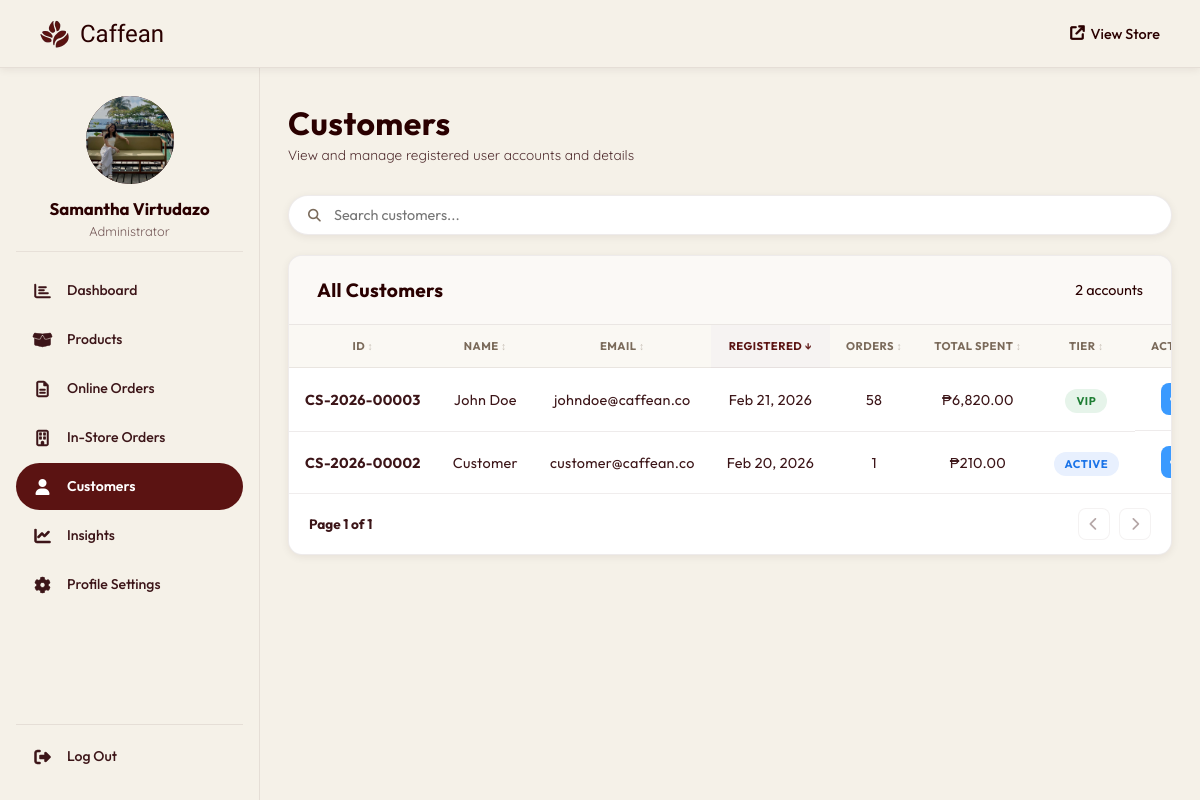
The page /admin/customers.php (signed in) on the database its author committed.
### tables this page shows
CREATE TABLE `users` (
  `user_id` int(11) NOT NULL,
  `full_name` varchar(100) NOT NULL,
  `email` varchar(100) NOT NULL,
  `mobile_number` varchar(15) DEFAULT NULL,
  `profile_image` varchar(255) DEFAULT NULL,
  `house_unit` varchar(100) DEFAULT NULL,
  `street_name` varchar(100) DEFAULT NULL,
  `barangay` varchar(100) DEFAULT NULL,
  `city_municipality` varchar(100) DEFAULT NULL,
  `province` varchar(100) DEFAULT NULL,
  `zip_code` varchar(10) DEFAULT NULL,
  `password` varchar(255) NOT NULL,
  `role` enum('admin','customer') DEFAULT 'customer',
  `created_at` timestamp NOT NULL DEFAULT current_timestamp()
);

### admin/customers.php (the view, shortened to what this page needs)
<?php
require_once '../php/db_connection.php';
function fmt_id($prefix, $id, $date_str = null)
{
  $year = $date_str ? date('Y', strtotime($date_str)) : date('Y');
  return $prefix . '-' . $year . '-' . str_pad($id, 5, '0', STR_PAD_LEFT);
}
$customers_result = mysqli_query(
  $conn,
  "SELECT u.*,
     COUNT(DISTINCT o.order_id)       AS total_orders,
     COALESCE(SUM(CASE
       WHEN o.is_kiosk = 1 AND o.payment_method = 'Pay at the counter (Cash)' AND o.status IN ('processing','completed') THEN o.total_amount
       WHEN o.is_kiosk = 1 AND o.payment_method != 'Pay at the counter (Cash)' AND o.status IN ('processing','completed') THEN o.total_amount
       WHEN COALESCE(o.is_kiosk,0) = 0 AND o.payment_method = 'Cash on Delivery' AND o.status = 'completed' THEN o.total_amount
       WHEN COALESCE(o.is_kiosk,0) = 0 AND o.payment_method != 'Cash on Delivery' AND o.status IN ('processing','completed') THEN o.total_amount
       ELSE 0 END), 0) AS total_spent
     FROM users u
     LEFT JOIN orders o ON u.user_id = o.user_id
     WHERE u.role = 'customer'
     GROUP BY u.user_id
     ORDER BY u.created_at DESC"
);
$total_customers = mysqli_num_rows($customers_result);
$customers_arr = [];
mysqli_data_seek($customers_result, 0);
while ($c = mysqli_fetch_assoc($customers_result)) {
  $c['fmt_id'] = fmt_id('CS', $c['user_id'], $c['created_at']);
  $customers_arr[] = $c;
}
include 'includes/header.php';
?>
<div class="page-header">
  <div class="page-header-text">
    <h1>Customers</h1>
    <p>View and manage registered user accounts and details</p>
  </div>
</div>
<div class="toolbar">
  <div class="search-box">
    <span class="search-icon"><i class="fas fa-search"></i></span>
    <input type="text" id="customersSearch" placeholder="Search customers..." />
  </div>
</div>
<div class="card">
  <div class="card-header">
    <h2>All Customers</h2>
    <span class="card-count"><?= $total_customers ?> account<?= $total_customers !== 1 ? 's' : '' ?></span>
  </div>
  <table class="admin-table" id="customersTable">
    <thead>
      <tr>
        <th data-sort="number">ID</th>
        <th data-sort="text">Name</th>
        <th data-sort="text">Email</th>
        <th data-sort="date">Registered</th>
        <th data-sort="number">Orders</th>
        <th data-sort="number">Total Spent</th>
        <th data-sort="status">Tier</th>
        <th>Actions</th>
      </tr>
    </thead>
    <tbody>
      <?php if ($total_customers === 0): ?>
        <tr class="empty-row">
          <td colspan="8">
            <div class="empty-state">
              <i class="fas fa-users"></i>
              <p>No customers found.</p>
            </div>
          </td>
        </tr>
      <?php else: ?>
        <?php foreach ($customers_arr as $c): ?>
          <tr>
            <td class="td-id"><?= fmt_id('CS', $c['user_id'], $c['created_at']) ?></td>
            <td><?= htmlspecialchars($c['full_name']) ?></td>
            <td><?= htmlspecialchars($c['email']) ?></td>
            <td><?= date('M d, Y', strtotime($c['created_at'])) ?></td>
            <td><?= $c['total_orders'] ?></td>
            <td>&#8369;<?= number_format($c['total_spent'], 2) ?></td>
            <td>
              <?php if ($c['total_spent'] > 5000): ?>
                <span class="badge badge-completed">VIP</span>
              <?php elseif ($c['total_orders'] > 0): ?>
                <span class="badge badge-processing">Active</span>
              <?php else: ?>
                <span class="badge badge-pending">New</span>
              <?php endif; ?>
            </td>
            <td class="td-actions">
              <button class="btn-icon btn-icon-view" title="View Customer"
                onclick="viewCustomer(<?= $c['user_id'] ?>)">
                <i class="fas fa-eye"></i>
              </button>
            </td>
          </tr>
        <?php endforeach; ?>
      <?php endif; ?>
    </tbody>
  </table>
  <div id="customersTable-pagination" class="admin-pagination">
    <span class="page-info">Page 1 of 1</span>
    <div class="page-btns">
      <button class="btn-page btn-prev"><i class="fas fa-chevron-left"></i></button>
      <button class="btn-page btn-next"><i class="fas fa-chevron-right"></i></button>
    </div>
  </div>
</div>
<?php include 'includes/footer.php'; ?>

### admin/includes/header.php (shortened to what this page needs)
<?php
$admin_name    = isset($_SESSION['full_name']) ? htmlspecialchars($_SESSION['full_name']) : 'Admin';
$admin_initial = strtoupper(substr($admin_name, 0, 1));
$current_page  = basename($_SERVER['PHP_SELF']);
$admin_avatar_src = '';
if (isset($_SESSION['user_id'])) {
    $a_stmt = mysqli_prepare($conn, "SELECT profile_image, email FROM users WHERE user_id = ?");
    mysqli_stmt_bind_param($a_stmt, 'i', $_SESSION['user_id']);
    mysqli_stmt_execute($a_stmt);
    $a_row = mysqli_fetch_assoc(mysqli_stmt_get_result($a_stmt));
    if (!empty($a_row['profile_image'])) {
        $admin_avatar_src = BASE_URL . '/' . htmlspecialchars($a_row['profile_image']);
    }
}
$page_css_map = [
    'dashboard.php'        => 'dashboard.css',
    'products.php'         => 'products.css',
    'orders.php'           => 'orders.css',
    'instore_orders.php'   => 'orders.css',
    'customers.php'        => 'customers.css',
    'insights.php'         => 'dashboard.css',
    'profile_settings.php' => null,
];
$page_css_file = $page_css_map[$current_page] ?? null;
?>
<!DOCTYPE html>
<html lang="en">
<head>
  <link rel="stylesheet" href="<?= BASE_URL ?>/admin/assets/css/admin.css?v=<?= time() ?>" />
  <?php if ($page_css_file): ?>
    <link rel="stylesheet" href="<?= BASE_URL ?>/admin/assets/css/<?= $page_css_file ?>?v=<?= time() ?>" />
  <?php endif; ?>
  <link rel="stylesheet" href="https://cdnjs.cloudflare.com/ajax/libs/font-awesome/6.4.0/css/all.min.css" />
  <link rel="stylesheet" href="https://cdn.jsdelivr.net/npm/bootstrap-icons@1.11.3/font/bootstrap-icons.min.css" />
</head>
<body>
  <nav class="admin-navbar">
    <div class="admin-nav-inner">
      <a href="<?= BASE_URL ?>/admin/dashboard.php" class="admin-brand">
        <img src="<?= BASE_URL ?>/images/coffee_beans_logo.png" alt="Caffean" />
        <span>Caffean</span>
      </a>
      <div class="nav-right">
        <a href="<?= BASE_URL ?>/" target="_blank" class="btn-ghost">
          <i class="fas fa-arrow-up-right-from-square"></i> View Store
        </a>
      </div>
    </div>
  </nav>
  <div class="admin-body">
    <aside class="admin-sidebar">
      <div class="admin-sidebar-profile">
        <div class="admin-avatar-wrap">
          <?php if ($admin_avatar_src): ?>
            <img src="<?= $admin_avatar_src ?>" alt="Profile" class="admin-sidebar-avatar" id="adminAvatarPreview" />
          <?php else: ?>
            <div class="admin-sidebar-avatar" id="adminAvatarInitial"><?= $admin_initial ?></div>
          <?php endif; ?>
        </div>
        <div class="admin-sidebar-info">
          <h2><?= $admin_name ?></h2>
          <p>Administrator</p>
        </div>
      </div>
      <ul class="sidebar-nav">
        <li>
          <a href="<?= BASE_URL ?>/admin/dashboard.php"
            <?= $current_page === 'dashboard.php' ? 'class="active"' : '' ?>>
            <span class="snav-icon">
              <i class="far fa-chart-bar snav-ic-out"></i>
            </span>
            <span class="snav-text">Dashboard</span>
          </a>
        </li>
        <li>
          <a href="<?= BASE_URL ?>/admin/products.php"
            <?= $current_page === 'products.php' ? 'class="active"' : '' ?>>
            <span class="snav-icon">
              <i class="fas fa-box-open snav-ic-out"></i>
            </span>
            <span class="snav-text">Products</span>
          </a>
        </li>
        <li>
          <a href="<?= BASE_URL ?>/admin/orders.php"
            <?= $current_page === 'orders.php' ? 'class="active"' : '' ?>>
            <span class="snav-icon">
              <i class="far fa-file-lines snav-ic-out"></i>
            </span>
            <span class="snav-text">Online Orders</span>
          </a>
        </li>
        <li>
          <a href="<?= BASE_URL ?>/admin/instore_orders.php"
            <?= $current_page === 'instore_orders.php' ? 'class="active"' : '' ?>>
            <span class="snav-icon">
              <i class="far fa-building snav-ic-out"></i>
            </span>
            <span class="snav-text">In-Store Orders</span>
          </a>
        </li>
        <li>
          <a href="<?= BASE_URL ?>/admin/customers.php"
            <?= $current_page === 'customers.php' ? 'class="active"' : '' ?>>
            <span class="snav-icon">
              <i class="fas fa-user snav-ic-fill"></i>
            </span>
            <span class="snav-text">Customers</span>
          </a>
        </li>
        <li>
          <a href="<?= BASE_URL ?>/admin/insights.php"
            <?= $current_page === 'insights.php' ? 'class="active"' : '' ?>>
            <span class="snav-icon">
              <i class="fas fa-chart-line snav-ic-out"></i>
            </span>
            <span class="snav-text">Insights</span>
          </a>
        </li>
        <li>
          <a href="<?= BASE_URL ?>/admin/profile_settings.php"
            <?= $current_page === 'profile_settings.php' ? 'class="active"' : '' ?>>
            <span class="snav-icon">
              <i class="fas fa-gear snav-ic-out"></i>
            </span>
            <span class="snav-text">Profile Settings</span>
          </a>
        </li>
      </ul>
      <div class="sidebar-logout">
        <a href="<?= BASE_URL ?>/php/logout.php" class="sidebar-logout-btn">
          <span class="snav-icon">
            <i class="fas fa-right-from-bracket"></i>
          </span>
          <span class="snav-text">Log Out</span>
        </a>
      </div>
    </aside>
    <main class="admin-wrapper">

### admin/assets/css/customers.css (style rules this page uses)
.search-box { max-width: none; }

### admin/includes/header.php (style rules this page uses)
.admin-table th[data-sort]::after { content: ' ↕'; font-size: 0.65rem; opacity: 0.4; }
.admin-table th[data-sort].sort-desc::after { content: ' ↓'; opacity: 0.9; }

### rows shown on the page
users: profile_image (picture)
users: fmt_id('CS', $c['user_id'], $c['created_at']) "CS-2026-00003", full_name "John Doe", email "johndoe@caffean.co", created_at "Feb 21, 2026", total_orders "58", total_spent "6,820.00", shows "VIP"
users: fmt_id('CS', $c['user_id'], $c['created_at']) "CS-2026-00002", full_name "Customer", email "customer@caffean.co", created_at "Feb 20, 2026", total_orders "1", total_spent "210.00", shows "ACTIVE"

### other values the page prints
$admin_name "Samantha Virtudazo"
$total_customers "2"
